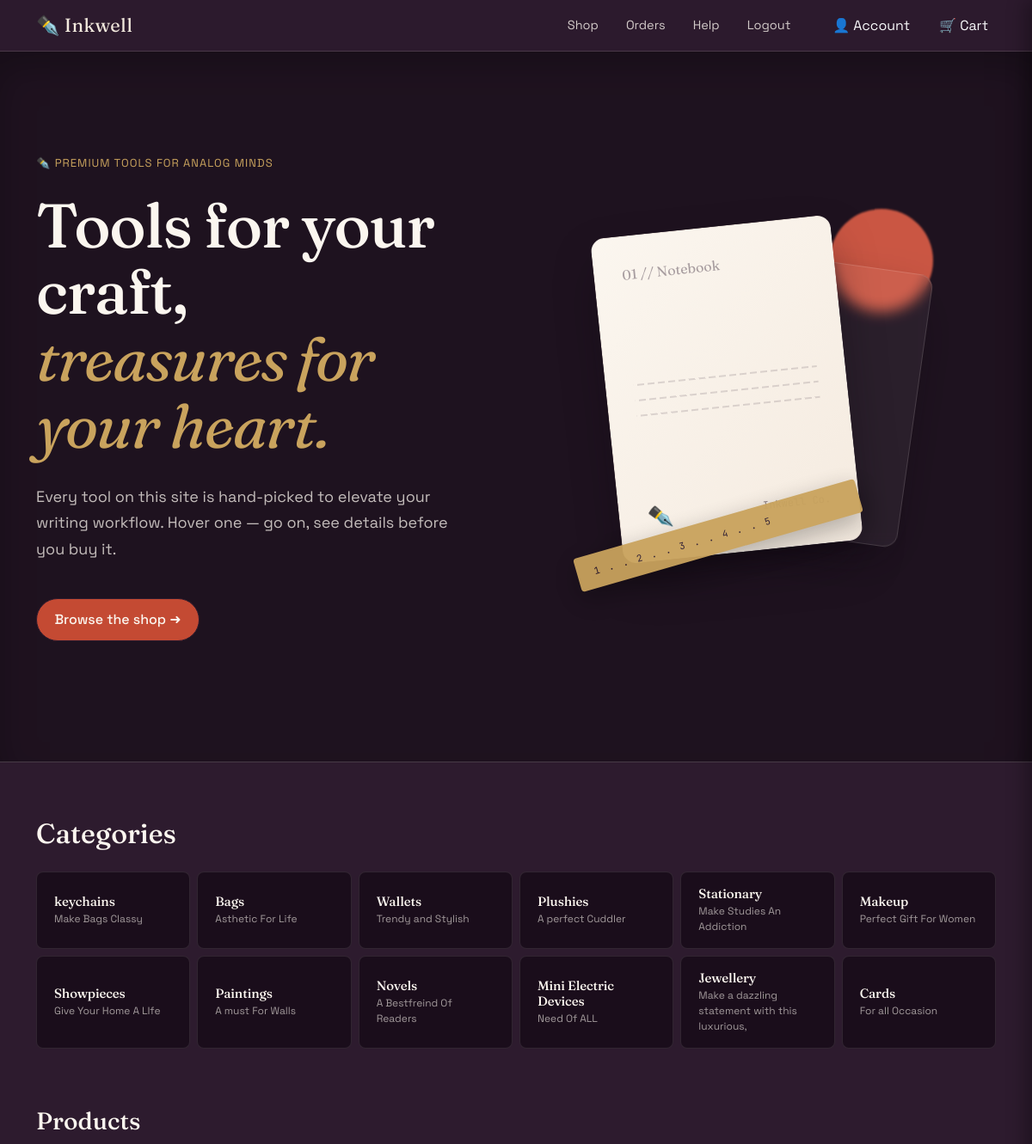
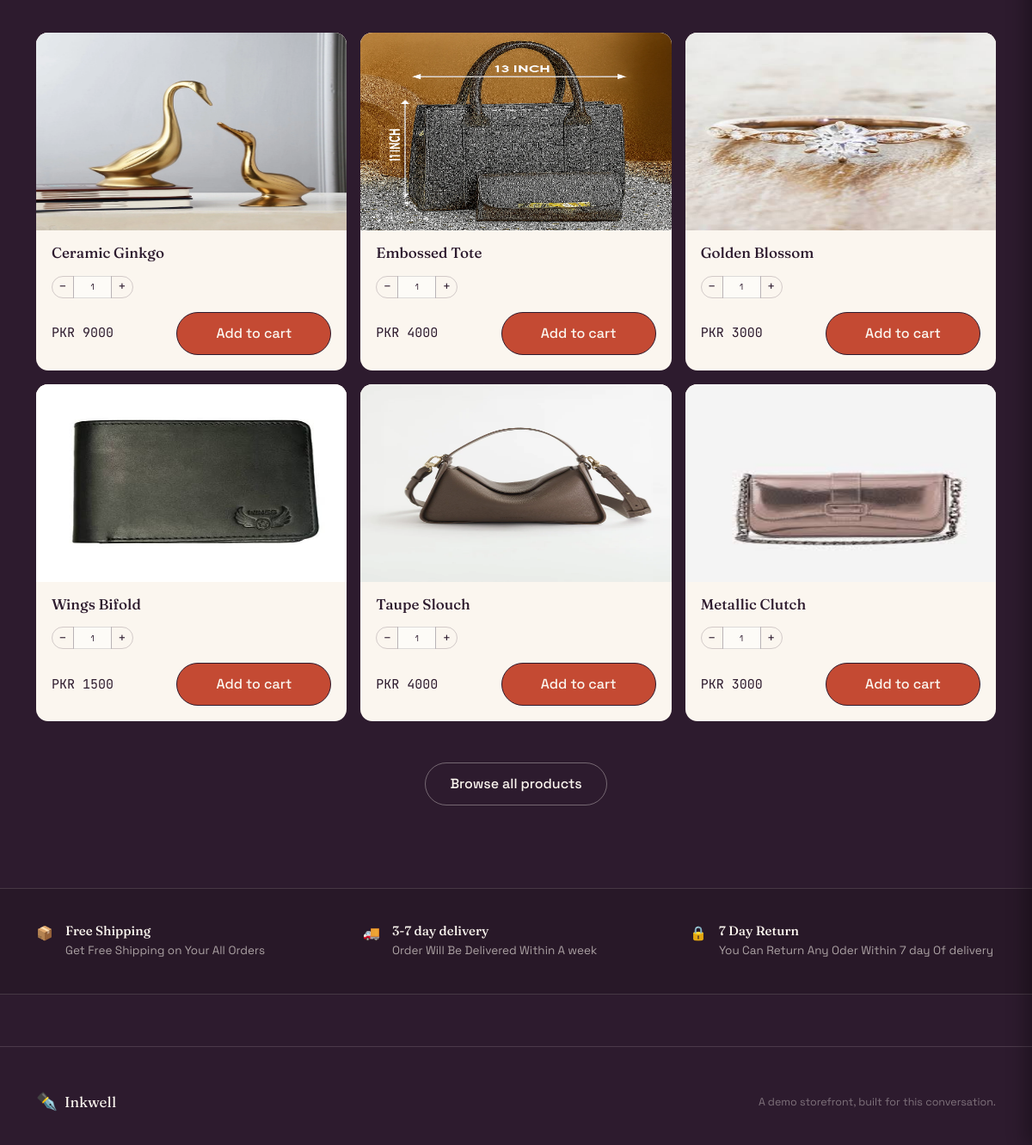
Page /stationaryshop/index.php on the committed database (2 pictures, top to bottom).
### tables this page shows
CREATE TABLE `categories` (
  `Id` int(11) NOT NULL,
  `name` varchar(50) NOT NULL,
  `items` bigint(100) NOT NULL,
  `Description` varchar(100) NOT NULL
);

CREATE TABLE `products` (
  `id` int(11) NOT NULL,
  `Product_code` char(2) DEFAULT NULL,
  `Product_number` char(5) DEFAULT NULL,
  `Product_ID` char(7) DEFAULT NULL,
  `Product_name` varchar(100) DEFAULT NULL,
  `Description` text DEFAULT NULL,
  `quantity` bigint(100) NOT NULL,
  `Price` int(11) DEFAULT NULL,
  `category_Id` int(11) DEFAULT NULL,
  `Image` varchar(100) NOT NULL
);

### stationaryshop/index.php (the view, shortened to what this page needs)
<?php
include('navbar.php');
?>
<div class="page active" id="homePage">
    <section class="hero-section">
        <div class="container-lg">
            <div class="row align-items-center">
                <div class="col-lg-6 pe-lg-5">
                    <div class="d-flex align-items-center gap-2 mb-4"
                        style="color: var(--gold); font-size: 13px; letter-spacing: 0.08em; text-transform: uppercase;">
                        ✒️ premium tools for analog minds
                    </div>
                    <h1 class="hero-title">
                        Tools for your craft,<br>
                        <span class="italic">treasures for your heart.</span>
                    </h1>
                    <p class="hero-subtitle">
                        Every tool on this site is hand-picked to elevate your writing workflow. Hover one — go on,
                        see details before you buy it.
                    </p>
                    <div class="d-flex gap-3 flex-wrap">
                        <a class="btn btn-primary " href="product.php" style="width:190px; background-color:#C44A33;">Browse the shop ➜</a>
                    </div>
                </div>
                <div class="col-lg-6">
                    <div class="hero-art">
                        <div class="art-canvas">
                            <div class="sheet-accent"></div>
                            <div class="abstract-sheet sheet-sub"></div>
                            <div class="abstract-sheet sheet-main">
                                <div style="color: var(--plum); opacity: 0.4; font-family: 'Fraunces', serif;">01 //
                                    Notebook</div>
                                <div>
                                    <div class="mock-lines"></div>
                                    <div class="mock-lines"></div>
                                    <div class="mock-lines"></div>
                                </div>
                                <div style="display:flex; justify-content: space-between; align-items: center;">
                                    <span style="font-size: 24px;">✒️</span>
                                    <span
                                        style="font-family: 'JetBrains Mono', monospace; font-size: 12px; color: var(--plum); opacity: 0.5;">Inkwell
                                        Co.</span>
                                </div>
                            </div>
                            <div class="sheet-rule">
                                <span>1 . . 2 . . 3 . . 4 . . 5</span>
                            </div>
                        </div>
                    </div>
                </div>
            </div>
        </div>
    </section>
</div>
<div class="page active">
    <section class="categories-section">
        <div class="container-lg">
            <h2 class="mb-4">Categories</h2>
            <div class="row g-2">
                <?php
                $fetch_cat = mysqli_query($con, "SELECT * FROM `categories`");
                while ($all_cat = mysqli_fetch_array($fetch_cat)) {
                ?>
                    <div class="col-lg-2 col-md-4">
                        <div class="category-tile">
                            <a href="product.php?cat_id=<?php echo $all_cat[0] ?>" class="text-decoration-none text-reset">
                                <h5>
                                    <?php echo $all_cat[1] ?></h5>
                                <p><?php echo $all_cat[3] ?></p>
                            </a>
                        </div>
                    </div>
                <?php } ?>
            </div>
        </div>
    </section>
    <section style="padding: 48px 0;">
        <div class="container-lg">
            <h3 class="mb-5">Products</h3>
            <div class="row g-3">
                <?php
                $fetchpro = mysqli_query($con, "SELECT * FROM products ORDER BY RAND() LIMIT 6;");
                while ($allpro = mysqli_fetch_array($fetchpro)) {
                ?>
                    <div class="col-md-4">
                        <div class="gift-card">
                            <div class="card-img-top" style="font-size: 50px; text-align: center;">
                                <img src="../admin-pannel/img/<?php echo $allpro[9] ?>" height="100%" width="100%" alt="">
                            </div>
                            <div class="card-body">
                                <h5 class="card-title">
                                    <a href="productdetail.php?proid=<?php echo $allpro[0] ?>" class="text-decoration-none text-reset">
                                        <?php echo $allpro[4]; ?>
                                    </a>
                                </h5>
                                <form action="" method="post">
                                    <div class="input-group qty-group mt-3">
                                        <button class="btn btn-sm qty-btn" type="button" onclick="decreaseQty(this)">−</button>
                                        <input type="text" class="form-control form-control-sm text-center qty-input p-0" value="1" readonly>
                                        <button class="btn btn-sm qty-btn" type="button" onclick="increaseQty(this)">+</button>
                                    </div>
                                    <div class="mt-3 d-flex justify-content-between align-items-center">
                                        <span class="card-price">PKR <?php echo $allpro[7]; ?></span>
                                        <?php if($allpro[6]==0){ ?>
                                        <button class="btn btn-primary" style="width: 180px; background-color:#C44A33" onclick="alert('Not Available Currently');">Add to cart</button>
                                        <?Php
                                        } else{?>
                                        <button class="btn btn-primary" style="width: 180px; background-color:#C44A33" name="addtocart" type="submit">Add to cart</button>
                                         <?Php
                                        } ?>
                                    </div>
                                </form>
                            </div>
                        </div>
                    </div> <?php } ?>
                <div class="text-center mt-5">
                    <a href="product.php" class="btn btn-outline-light">Browse all products</a>
                </div>
            </div>
        </div>
    </section>
    <div class="trust-strip">
        <div class="container-lg">
            <div class="row g-4">
                <div class="col-md-4">
                    <div class="trust-item">
                        <div style="color: var(--gold);">📦</div>
                        <div>
                            <h6 class="mb-1">Free Shipping</h6>
                            <p>Get Free Shipping on Your All Orders</p>
                        </div>
                    </div>
                </div>
                <div class="col-md-4">
                    <div class="trust-item">
                        <div style="color: var(--gold);">🚚</div>
                        <div>
                            <h6 class="mb-1">3-7 day delivery</h6>
                            <p>Order Will Be Delivered Within A week </p>
                        </div>
                    </div>
                </div>
                <div class="col-md-4">
                    <div class="trust-item">
                        <div style="color: var(--gold);">🔒</div>
                        <div>
                            <h6 class="mb-1">7 Day Return</h6>
                            <p>You Can Return Any Oder Within 7 day Of delivery</p>
                        </div>
                    </div>
                </div>
            </div>
        </div>
    </div>
</div>
<?php include('footer.php'); ?>
</body>
</html>

### stationaryshop/navbar.php (shortened to what this page needs)
<!DOCTYPE html>
<html lang="en">
<head>
    <link href="https://cdn.jsdelivr.net/npm/bootstrap@5.3.0/dist/css/bootstrap.min.css" rel="stylesheet">
    <link rel="stylesheet" href="style.css">
</head>
<body>
    <nav class="navbar navbar-expand-lg">
        <div class="container-lg">
            <a class="navbar-brand" style="color: #F2E9DD;" href="#">✒️ Inkwell</a>
            <div class="d-flex align-items-center gap-2 gap-sm-3 ms-auto">
                <ul class="navbar-nav flex-row gap-3 me-2 me-sm-3 d-flex">
                    <li class="nav-item"><a class="nav-link" href="index.php">Shop</a></li>
                    <li class="nav-item"><a class="nav-link " href="trackorder.php">Orders</a></li>
                    <li class="nav-item"><a class="nav-link " href="help.php">Help</a></li>
                    <li class="nav-item"><a class="nav-link " href="Logout.php">Logout</a></li>
                </ul>
                <a href="login.php" class="btn btn-link text-decoration-none text-light px-1 px-sm-2">👤 Account</a>
                <button class="btn btn-link text-decoration-none text-light position-relative px-1 px-sm-2"
                    onclick="toggleCart()">
                    🛒 <span class="d-none d-sm-inline">Cart</span>
                </button>
            </div>
        </div>
    </nav>

### stationaryshop/footer.php (shortened to what this page needs)
<footer class="footer">
     <div class="container-lg">
         <div class="row align-items-center">
             <div class="col-md-4">
                 <div class="d-flex align-items-center gap-2">
                     <span style="color: var(--gold); font-size: 20px;">✒️</span>
                     <span style="font-family: 'Fraunces', serif; font-size: 17px;">Inkwell</span>
                 </div>
             </div>
             <div class="col-md-4 text-md-end">
                 <span style="font-size: 12.5px; color: rgba(251,246,239,0.4);">A demo storefront, built for this
                     conversation.</span>
             </div>
         </div>
 </footer>

### rows in the picture
categories: name "keychains", Description "Make Bags Classy"
categories: name "Bags", Description "Asthetic For Life"
categories: name "Wallets", Description "Trendy and Stylish"
categories: name "Plushies", Description "A perfect Cuddler"
categories: name "Stationary", Description "Make Studies An Addiction"
categories: name "Makeup", Description "Perfect Gift For Women"
categories: name "Showpieces", Description "Give Your Home A LIfe"
categories: name "Paintings", Description "A must For Walls"
categories: name "Novels", Description "A Bestfreind Of Readers"
categories: name "Mini Electric Devices", Description "Need Of ALL"
categories: name "Jewellery", Description "Make a dazzling statement with this luxurious,"
categories: name "Cards", Description "For all Occasion"
products: Image (picture), Product_name "Ceramic Ginkgo", Price "9000", quantity "Add to cart"
products: Image (picture), Product_name "Embossed Tote", Price "4000", quantity "Add to cart"
products: Image (picture), Product_name "Golden Blossom", Price "3000", quantity "Add to cart"
products: Image (picture), Product_name "Wings Bifold", Price "1500", quantity "Add to cart"
products: Image (picture), Product_name "Taupe Slouch", Price "4000", quantity "Add to cart"
products: Image (picture), Product_name "Metallic Clutch", Price "3000", quantity "Add to cart"
